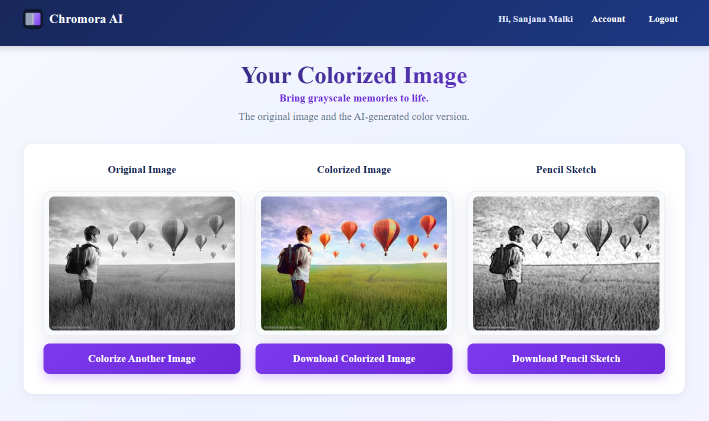
#> input picture Screenshorts/Colored & Sketch Image.png, 1417 x 842 px (shown at 1/2 size)
$ python -i sketcher.py   (imports and definitions only)
#> lines starting #> are read from the running program, lines starting #| are printed output that depends on the picture
"""Hand-drawn style pencil-sketch generation using OpenCV.

This module converts an input image into a soft, graphite-like pencil sketch.
It combines edge-aware line art (XDoG + dodge), tonal shading, graphite grain,
cross-hatching in shadowed regions and a subtle paper texture.
"""

import os

import cv2
import numpy as np


def _paper_texture(height, width):
    """Generate a subtle, repeatable paper-like texture (0.88..1.12)."""
    rng = np.random.default_rng(12345)
    tex = np.zeros((height, width), dtype=np.float32)
    for octave in range(4):
        scale = 2 ** octave
        nh = height // scale + 2
        nw = width // scale + 2
        noise = rng.normal(0.0, 1.0, (nh, nw)).astype(np.float32)
        noise = cv2.resize(noise, (width, height), interpolation=cv2.INTER_CUBIC)
        tex += noise / float(2 ** octave)
    tex = cv2.GaussianBlur(tex, (0, 0), 1.2)
    tex = (tex - tex.mean()) / (tex.std() + 1e-6)
    tex = 1.0 + 0.07 * tex
    return np.clip(tex, 0.88, 1.12)


def _hatch_layer(height, width, spacing, angle):
    """Create a soft hatch-line layer for a given angle."""
    theta = np.deg2rad(angle)
    xs = np.arange(width, dtype=np.float32)
    ys = np.arange(height, dtype=np.float32)
    grid_x, grid_y = np.meshgrid(xs, ys)
    coord = grid_x * np.cos(theta) + grid_y * np.sin(theta)
    lines = (np.mod(coord, spacing) < 1.0).astype(np.float32)
    lines = cv2.GaussianBlur(lines, (3, 3), 0.8)
    return lines


def generate_sketch(input_path, output_path):
    """Generate a handmade-looking pencil sketch.

    Returns the output path on success. Raises ``ValueError`` for unreadable
    images and ``RuntimeError`` for save failures.
    """
#> called with input_path = 'Screenshorts/Colored & Sketch Image.png', output_path = 'out.png'
    image_bgr = cv2.imread(input_path, cv2.IMREAD_COLOR)
#> image_bgr is the input picture: shape (842, 1417, 3); mean B, G, R 206.9, 186.5, 187.2
    if image_bgr is None:
        raise ValueError("Could not read the image for sketch generation.")

    gray = cv2.cvtColor(image_bgr, cv2.COLOR_BGR2GRAY)
    # Preserve edges while removing small noise.
    gray = cv2.bilateralFilter(gray, 5, 30, 30)
    gray_f = gray.astype(np.float32) / 255.0
    height, width = gray_f.shape
#> height = 842; width = 1417

    # --- Line art: XDoG (soft, natural edges) ---
    sigma = 1.0
    g1 = cv2.GaussianBlur(gray_f, (0, 0), sigma)
    g2 = cv2.GaussianBlur(gray_f, (0, 0), sigma * 2.0)
    diff = g1 - 0.98 * g2
    xdog = np.where(diff >= 0.01, 1.0, 1.0 + np.tanh(40.0 * (diff - 0.01)))
    xdog = np.clip(xdog, 0.0, 1.0)

    # --- Line art: dodge blend (stronger core lines) ---
    inverted = 1.0 - gray_f
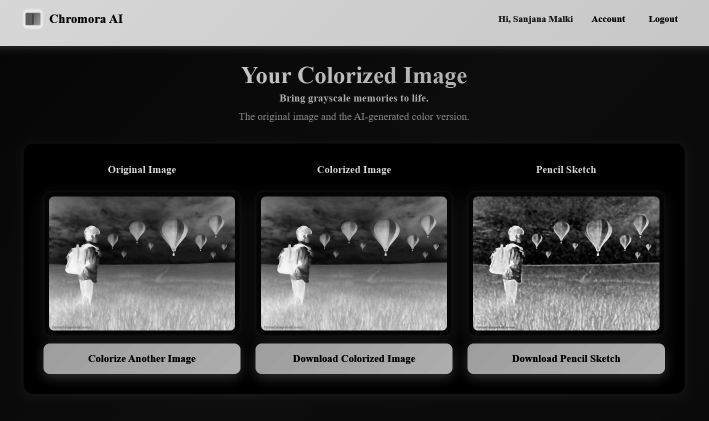
#> inverted: shape (842, 1417) float32 (shown at 1/2 size); min 0, max 0.973, mean 0.26
    blurred = cv2.GaussianBlur(inverted, (0, 0), 2.0)
    denom = np.clip(1.0 - blurred, 1e-3, 1.0)
    dodge = np.clip(gray_f / denom, 0.0, 1.0)
    dodge = np.power(dodge, 0.9)

    # Blend the two line sources so outlines stay soft, not harsh.
    lines = 0.55 * xdog + 0.45 * dodge
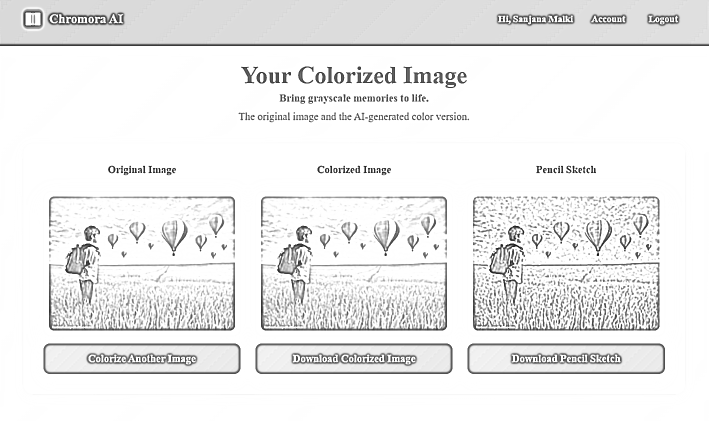
#> lines: shape (842, 1417) float32 (shown at 1/2 size); min 0.0551, max 1, mean 0.929
    lines = np.clip(lines, 0.0, 1.0)
    lines = cv2.GaussianBlur(lines, (3, 3), 0.6)

    # --- Tonal shading: darker original areas receive more graphite ---
    base_tone = gray_f * 0.85 + 0.15
    sketch = lines * base_tone

    # --- Graphite grain ---
    rng = np.random.default_rng(999)
    grain = rng.normal(0.0, 0.05, (height, width)).astype(np.float32)
    grain = cv2.GaussianBlur(grain, (0, 0), 0.8)
    density = 1.0 - gray_f
    grain_factor = 1.0 + grain * (0.4 + 0.6 * density)
    sketch = sketch * grain_factor

    # --- Cross-hatching in shadowed regions ---
    dark_mask = np.clip((0.5 - gray_f) / 0.5, 0.0, 1.0)
    hatch1 = _hatch_layer(height, width, spacing=7, angle=35)
    hatch2 = _hatch_layer(height, width, spacing=7, angle=125)
#> call 2 of _hatch_layer, with height = 842, width = 1417, spacing = 7, angle = 125
#> in _hatch_layer (call 2), `lines = (np.mod(coord, spacing) < 1.0).astype(np.float32)`:
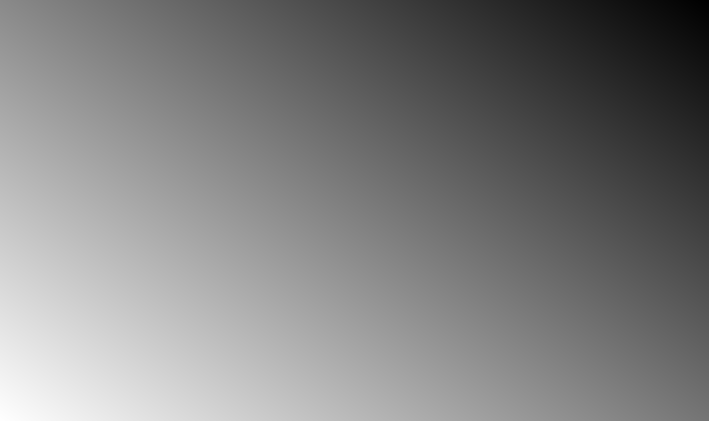
#> coord: shape (842, 1417) float32 (shown at 1/2 size); min -812.2, max 688.9, mean -61.6; drawn with min black and max white
    cross = np.maximum(hatch1, hatch2)
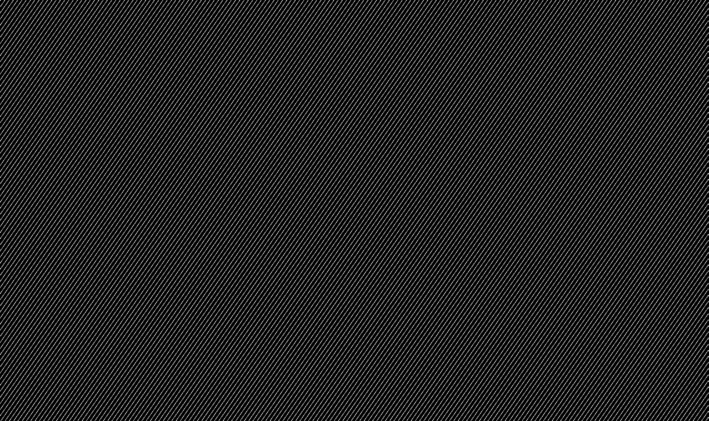
#> hatch1: shape (842, 1417) float32 (shown at 1/2 size); min 0, max 0.772, mean 0.143
    cross = cv2.GaussianBlur(cross, (3, 3), 0.8)
    hatch_strength = dark_mask * 0.35
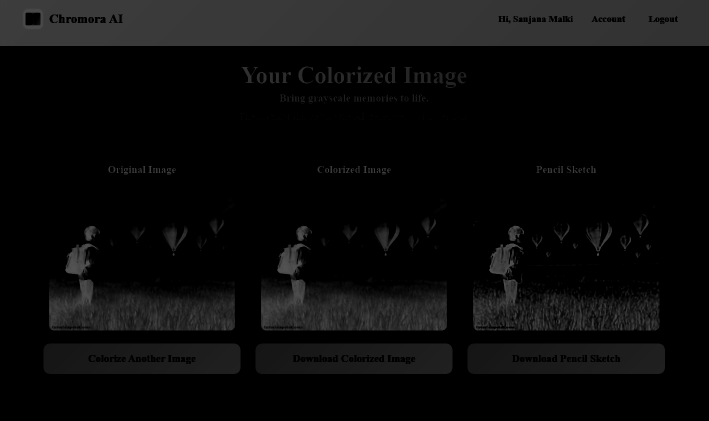
#> hatch_strength: shape (842, 1417) float32 (shown at 1/2 size); min 0, max 0.331, mean 0.0438
    sketch = sketch * (1.0 - cross * hatch_strength)

    # --- Paper texture ---
    paper = _paper_texture(height, width)
#> after the loop in _paper_texture, `for octave in range(4):`:
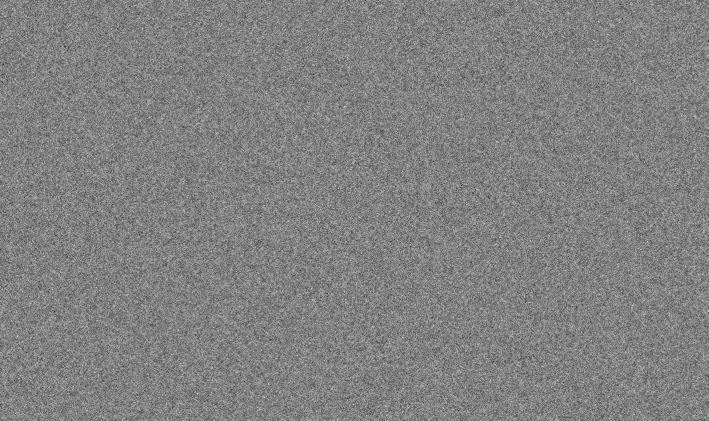
#> tex: shape (842, 1417) float32 (shown at 1/2 size); min -4.92, max 4.79, mean 0.00338; drawn with min black and max white
    sketch = sketch * paper
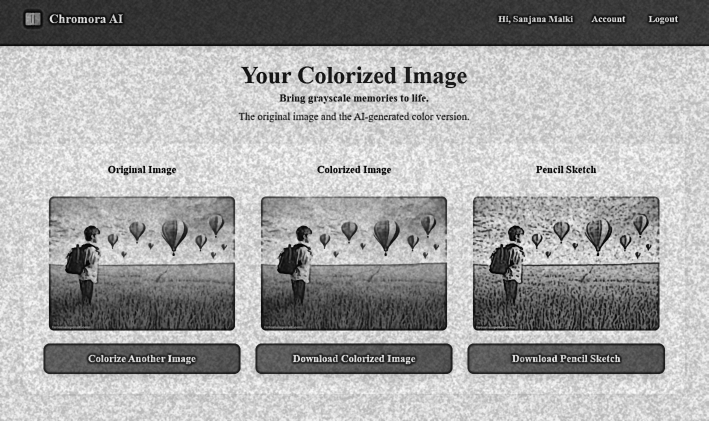
#> sketch: shape (842, 1417) float32 (shown at 1/2 size); min 0.0152, max 1.15, mean 0.745; drawn with min black and max white

    sketch = np.clip(sketch, 0.0, 1.0)
    sketch = (sketch * 255.0).round().astype(np.uint8)

    # Gentle contrast polish.
    sketch = cv2.convertScaleAbs(sketch, alpha=1.05, beta=-3)

    ok = cv2.imwrite(output_path, sketch)
    if not ok:
        raise RuntimeError("Failed to save the pencil-sketch image to disk.")
    return output_path

>>> result = generate_sketch('Screenshorts/Colored & Sketch Image.png', 'out.png')

$ run again, on Screenshorts/Home Page.png
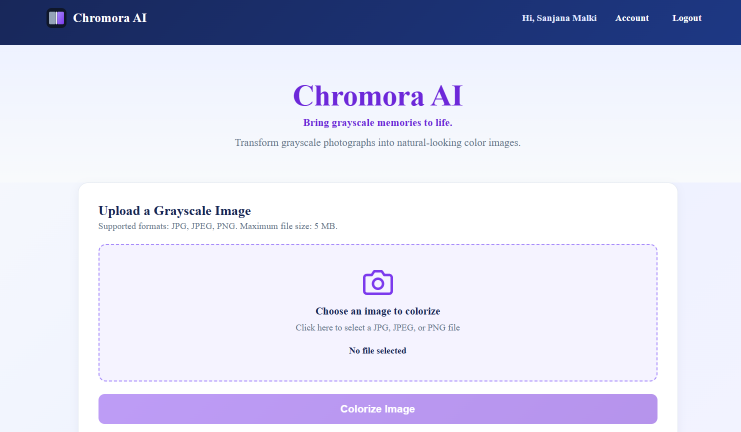
#> input picture Screenshorts/Home Page.png, 1482 x 864 px (shown at 1/2 size)
#> in generate_sketch, image_bgr is the input picture: shape (864, 1482, 3); mean B, G, R 237.8, 218.9, 218.2
#> after the loop in _paper_texture, `for octave in range(4):`:
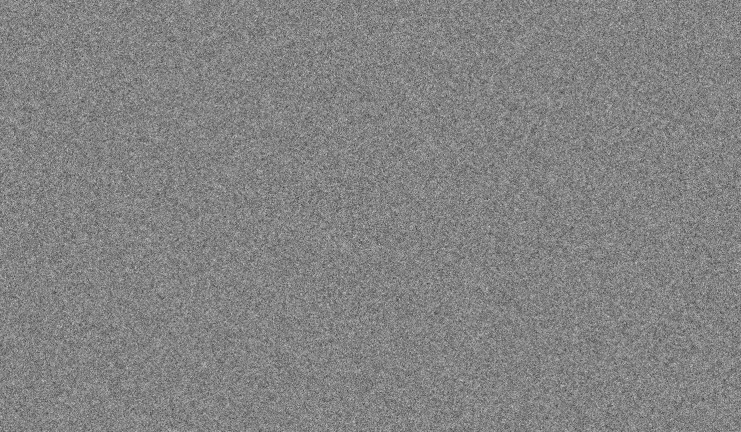
#> tex: shape (864, 1482) float32 (shown at 1/2 size); min -5.09, max 4.81, mean 0.00276; drawn with min black and max white
#> in generate_sketch, `sketch = np.clip(sketch, 0.0, 1.0)`:
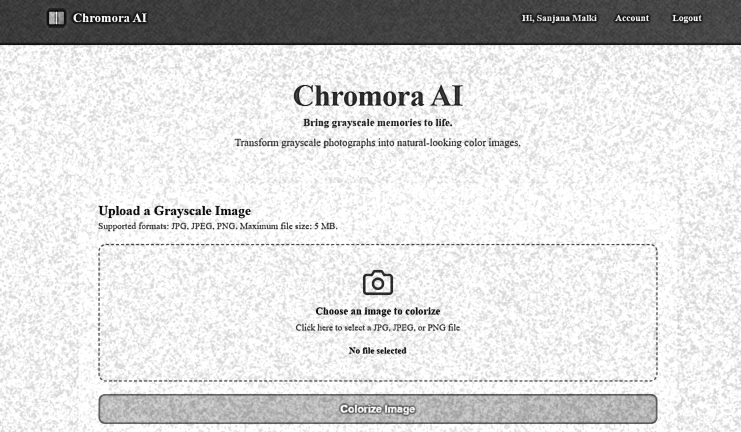
#> sketch: shape (864, 1482) float32 (shown at 1/2 size); min 0.0331, max 1, mean 0.855
